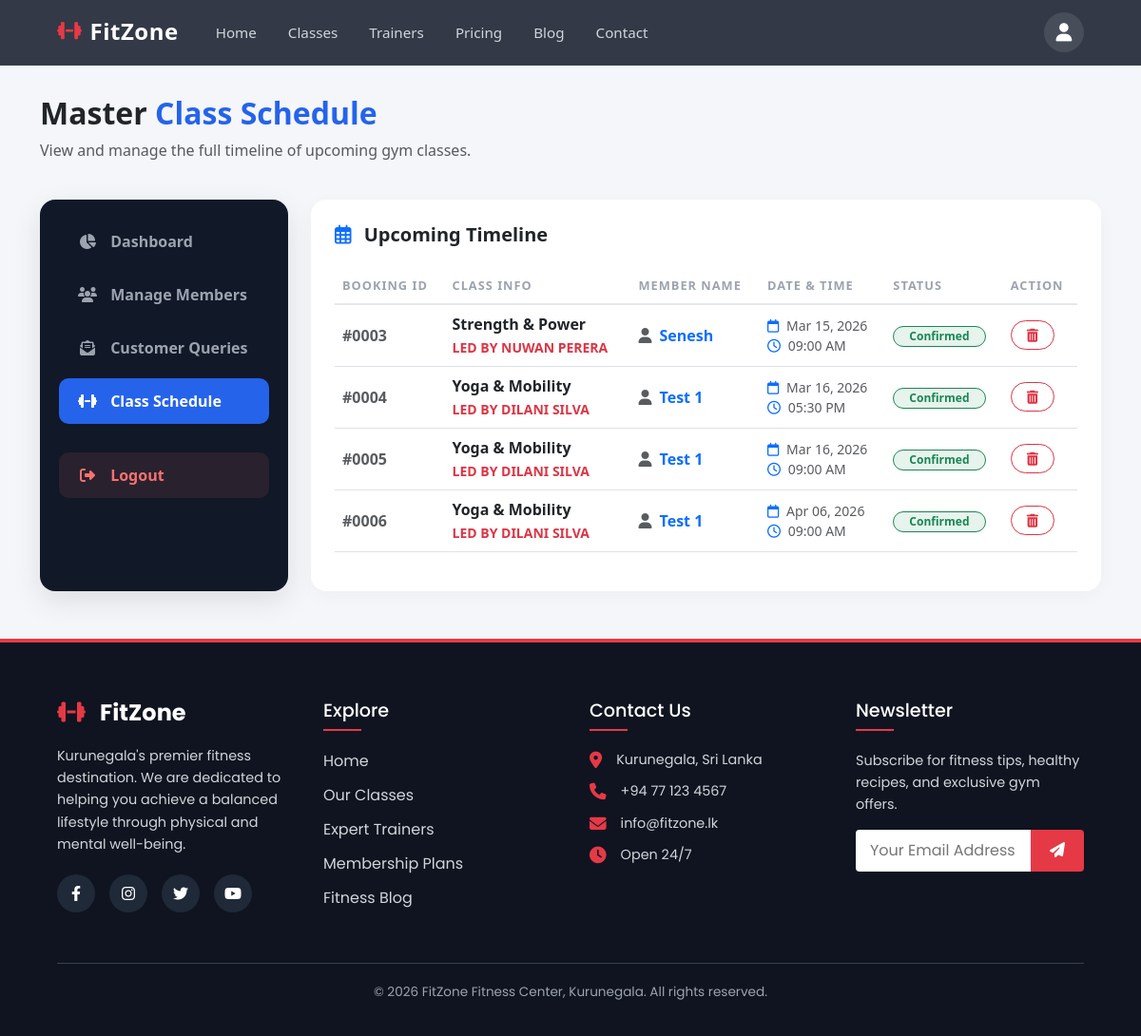
/admin_schedule.php (signed in), run on the app's committed database.
### tables this page shows
CREATE TABLE `bookings` (
  `id` int(11) NOT NULL,
  `user_id` int(11) NOT NULL,
  `class_name` varchar(100) NOT NULL,
  `trainer_name` varchar(100) DEFAULT NULL,
  `booking_date` date NOT NULL,
  `booking_time` varchar(20) NOT NULL,
  `status` enum('Pending','Confirmed','Waitlist','Cancelled') DEFAULT 'Pending',
  `created_at` timestamp NOT NULL DEFAULT current_timestamp()
);

CREATE TABLE `users` (
  `id` int(11) NOT NULL,
  `fullname` varchar(100) NOT NULL,
  `email` varchar(100) NOT NULL,
  `password` varchar(255) NOT NULL,
  `goal` varchar(50) DEFAULT 'general',
  `role` enum('member','trainer','admin') DEFAULT 'member',
  `created_at` timestamp NOT NULL DEFAULT current_timestamp(),
  `subscription_plan` varchar(50) DEFAULT 'Basic'
);

### admin_schedule.php (the view, shortened to what this page needs)
<?php
include 'header.php';
require 'db_config.php';
$schedule_query = $conn->query("
    SELECT b.id, b.class_name, b.trainer_name, b.booking_date, b.booking_time, b.status, u.fullname AS member_name
    FROM bookings b
    JOIN users u ON b.user_id = u.id
    ORDER BY b.booking_date ASC, b.booking_time ASC
");
?>
<link href="https://cdn.jsdelivr.net/npm/bootstrap@5.3.0/dist/css/bootstrap.min.css" rel="stylesheet">
<div class="container dashboard-wrapper">
    <div class="row mb-4">
        <div class="col-12">
            <h2 class="fw-bold text-dark">Master <span style="color: var(--fz-blue);">Class Schedule</span></h2>
            <p class="text-muted">View and manage the full timeline of upcoming gym classes.</p>
        </div>
    </div>
    <div class="row">
        <div class="col-lg-3 mb-4 mb-lg-0">
            <div class="dash-sidebar">
                <a href="admin_dashboard.php" class="dash-nav-link"><i class="fa-solid fa-chart-pie"></i> Dashboard</a>
                <a href="admin_members.php" class="dash-nav-link"><i class="fa-solid fa-users"></i> Manage Members</a>
                <a href="admin_queries.php" class="dash-nav-link"><i class="fa-solid fa-envelope-open-text"></i> Customer Queries</a>
                <a href="admin_schedule.php" class="dash-nav-link active"><i class="fa-solid fa-dumbbell"></i> Class Schedule</a>
                <a href="logout.php" class="dash-nav-link logout"><i class="fa-solid fa-right-from-bracket"></i> Logout</a>
            </div>
        </div>
        <div class="col-lg-9">
            <div class="table-card">
                <h5 class="fw-bold mb-4"><i class="fa-regular fa-calendar-days me-2 text-primary"></i> Upcoming Timeline</h5>
                <div class="table-responsive">
                    <table class="table table-hover align-middle">
                        <thead>
                            <tr>
                                <th>Booking ID</th>
                                <th>Class Info</th>
                                <th>Member Name</th>
                                <th>Date & Time</th>
                                <th>Status</th>
                                <th>Action</th>
                            </tr>
                        </thead>
                        <tbody>
                            <?php if ($schedule_query->num_rows > 0): ?>
                                <?php while ($row = $schedule_query->fetch_assoc()): ?>
                                    <tr>
                                        <td class="text-muted fw-bold">#<?php echo str_pad($row['id'], 4, '0', STR_PAD_LEFT); ?></td>
                                        <td class="fw-bold text-dark">
                                            <?php echo htmlspecialchars($row['class_name']); ?><br>
                                            <span class="text-danger small fw-bold text-uppercase">Led by <?php echo htmlspecialchars($row['trainer_name']); ?></span>
                                        </td>
                                        <td class="text-primary fw-bold">
                                            <i class="fa-solid fa-user me-2 text-muted"></i><?php echo htmlspecialchars($row['member_name']); ?>
                                        </td>
                                        <td class="text-muted small">
                                            <i class="fa-regular fa-calendar text-primary me-1"></i> <?php echo date('M d, Y', strtotime($row['booking_date'])); ?><br>
                                            <i class="fa-regular fa-clock text-primary me-1"></i> <?php echo htmlspecialchars($row['booking_time']); ?>
                                        </td>
                                        <td>
                                            <?php if ($row['status'] == 'Confirmed'): ?>
                                                <span class="badge bg-success bg-opacity-10 text-success border border-success rounded-pill px-3 py-1">Confirmed</span>
                                            <?php elseif ($row['status'] == 'Pending'): ?>
                                                <span class="badge bg-warning bg-opacity-10 text-warning border border-warning rounded-pill px-3 py-1">Pending</span>
                                            <?php else: ?>
                                                <span class="badge bg-secondary bg-opacity-10 text-secondary border border-secondary rounded-pill px-3 py-1"><?php echo htmlspecialchars($row['status']); ?></span>
                                            <?php endif; ?>
                                        </td>
                                        <td>
                                            <a href="admin_schedule.php?delete_id=<?php echo $row['id']; ?>" class="btn btn-sm btn-outline-danger fw-bold rounded-pill px-3" onclick="return confirm('Are you sure you want to cancel and delete this booking?');">
                                                <i class="fa-solid fa-trash-can"></i>
                                            </a>
                                        </td>
                                    </tr>
                                <?php endwhile; ?>
                            <?php endif; ?>
                        </tbody>
                    </table>
                </div>
            </div>
        </div>
    </div>
</div>
<?php include 'footer.php'; ?>

### style.css (style rules this page uses)
html, body { margin: 0; padding: 0; width: 100%; height: 100%; font-family: 'Poppins', sans-serif; background-color: #f9fafb; color: #374151; overflow-x: hidden; }

### header.php (style rules this page uses)
:root { --primary-red: #e63946; --dark-bg: rgba(17, 24, 39, 0.85); }

### admin_schedule.php (style rules this page uses)
:root { --fz-red: #e63946; --fz-dark: #111827; --fz-blue: #2563eb; }
body { background-color: #f4f6f9; }
.dashboard-wrapper { margin-top: 100px; margin-bottom: 50px; }
.dash-sidebar { background: var(--fz-dark); border-radius: 16px; padding: 20px; box-shadow: 0 10px 30px rgba(0, 0, 0, 0.1); height: 100%; }
.dash-nav-link { display: block; padding: 12px 20px; color: #9ca3af; text-decoration: none; font-weight: 600; border-radius: 10px; margin-bottom: 8px; transition: all 0.3s ease; }
.dash-nav-link i { margin-right: 10px; width: 20px; text-align: center; }
.dash-nav-link:hover, .dash-nav-link.active { background-color: var(--fz-blue); color: #fff; }
.dash-nav-link.logout { color: #f87171; margin-top: 30px; background-color: rgba(248, 113, 113, 0.1); }
.table-card { background: #fff; border-radius: 16px; padding: 25px; box-shadow: 0 5px 20px rgba(0, 0, 0, 0.03); }
.table thead th { border-bottom: 2px solid #e5e7eb; color: #9ca3af; font-weight: 600; text-transform: uppercase; font-size: 0.8rem; letter-spacing: 1px; }

### data on the page
bookings: id "0003", class_name "Strength & Power", trainer_name "NUWAN PERERA", user.fullname "Senesh", booking_date "Mar 15, 2026", booking_time "09:00 AM", status "Confirmed"
bookings: id "0004", class_name "Yoga & Mobility", trainer_name "DILANI SILVA", user.fullname "Test 1", booking_date "Mar 16, 2026", booking_time "05:30 PM", status "Confirmed"
bookings: id "0005", class_name "Yoga & Mobility", trainer_name "DILANI SILVA", user.fullname "Test 1", booking_date "Mar 16, 2026", booking_time "09:00 AM", status "Confirmed"
bookings: id "0006", class_name "Yoga & Mobility", trainer_name "DILANI SILVA", user.fullname "Test 1", booking_date "Apr 06, 2026", booking_time "09:00 AM", status "Confirmed"
